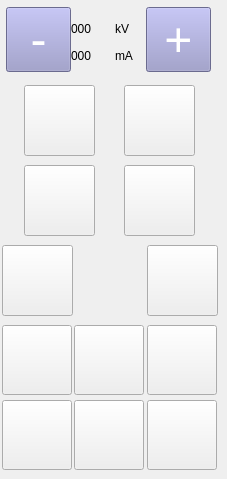
   <widget class="QWidget" name="tab_prep_left">
    <attribute name="title">
     <string>Preparation</string>
    </attribute>
    <widget class="TrigButton" name="trigButton_kvMinus">
     <property name="geometry">
      <rect>
       <x>6</x>
       <y>7</y>
       <width>65</width>
       <height>65</height>
      </rect>
     </property>
     <property name="styleSheet">
      <string notr="true">QPushButton{font: 36pt;} QPushButton:enabled{color:white; background:rgb(150,150,200);}QPushButton:!enabled{color:transparent; background:transparent;}</string>
     </property>
     <property name="text">
      <string>-</string>
     </property>
     <property name="buttonId">
      <number>1591</number>
     </property>
     <property name="continuousMode" stdset="0">
      <bool>true</bool>
     </property>
     <property name="iconNormal">
      <string/>
     </property>
    </widget>
    <widget class="TrigButton" name="trigButton_LeavesOut_2">
     <property name="geometry">
      <rect>
       <x>147</x>
       <y>400</y>
       <width>70</width>
       <height>70</height>
      </rect>
     </property>
     <property name="styleSheet">
      <string notr="true"/>
     </property>
     <property name="text">
      <string/>
     </property>
     <property name="buttonId">
      <number>1503</number>
     </property>
     <property name="continuousMode" stdset="0">
      <bool>true</bool>
     </property>
     <property name="iconNormal">
      <string>../icon/test/ColRotateRight.png</string>
     </property>
    </widget>
    <widget class="SwitchButton" name="switchButton_XrayOff">
     <property name="geometry">
      <rect>
       <x>147</x>
       <y>245</y>
       <width>71</width>
       <height>71</height>
      </rect>
     </property>
     <property name="styleSheet">
      <string notr="true"/>
     </property>
     <property name="text">
      <string/>
     </property>
     <property name="buttonId">
      <number>2047</number>
     </property>
     <property name="iconOn">
      <string>../icon/xrayblock_off.png</string>
     </property>
     <property name="iconOff">
      <string>../icon/xrayblock_on.png</string>
     </property>
    </widget>
    <widget class="RadioButton" name="radioButton_Fluo">
     <property name="geometry">
      <rect>
       <x>124</x>
       <y>85</y>
       <width>71</width>
       <height>71</height>
      </rect>
     </property>
     <property name="buttonId">
      <number>2062</number>
     </property>
     <property name="iconOn">
      <string>../icon/test/FluoroOn.png</string>
     </property>
     <property name="iconOff">
      <string>../icon/test/Fluoro.png</string>
     </property>
    </widget>
    <widget class="TrigButton" name="trigButton_LeavesIn">
     <property name="geometry">
      <rect>
       <x>74</x>
       <y>325</y>
       <width>70</width>
       <height>70</height>
      </rect>
     </property>
     <property name="styleSheet">
      <string notr="true"/>
     </property>
     <property name="text">
      <string/>
     </property>
     <property name="buttonId">
      <number>1850</number>
     </property>
     <property name="continuousMode" stdset="0">
      <bool>true</bool>
     </property>
     <property name="iconNormal">
      <string>../icon/test/LeavesIn.png</string>
     </property>
    </widget>
    <widget class="RadioButton" name="radioButton_Road">
     <property name="geometry">
      <rect>
       <x>124</x>
       <y>165</y>
       <width>71</width>
       <height>71</height>
      </rect>
     </property>
     <property name="buttonId">
      <number>2145</number>
     </property>
     <property name="iconOn">
      <string>../icon/test/RoadOn.png</string>
     </property>
     <property name="iconOff">
      <string>../icon/test/Road.png</string>
     </property>
    </widget>
    <widget class="TrigButton" name="trigButton_ResetBuzzer">
     <property name="geometry">
      <rect>
       <x>2</x>
       <y>245</y>
       <width>71</width>
       <height>71</height>
      </rect>
     </property>
     <property name="buttonId">
      <number>1201</number>
     </property>
     <property name="continuousMode" stdset="0">
      <bool>false</bool>
     </property>
     <property name="iconNormal">
      <string>../icon/test/ResetTimer.png</string>
     </property>
    </widget>
    <widget class="StaticLabel" name="maValue">
     <property name="geometry">
      <rect>
       <x>71</x>
       <y>40</y>
       <width>41</width>
       <height>32</height>
      </rect>
     </property>
     <property name="text">
      <string>000</string>
     </property>
     <property name="iconId">
      <number>4204</number>
     </property>
    </widget>
    <widget class="TrigButton" name="trigButton_Out">
     <property name="geometry">
      <rect>
       <x>2</x>
       <y>400</y>
       <width>70</width>
       <height>70</height>
      </rect>
     </property>
     <property name="styleSheet">
      <string notr="true"/>
     </property>
     <property name="text">
      <string/>
     </property>
     <property name="buttonId">
      <number>1508</number>
     </property>
     <property name="continuousMode" stdset="0">
      <bool>true</bool>
     </property>
     <property name="iconNormal">
      <string>../icon/test/Out.png</string>
     </property>
    </widget>
    <widget class="RadioButton" name="radioButton_Sub">
     <property name="geometry">
      <rect>
       <x>24</x>
       <y>165</y>
       <width>71</width>
       <height>71</height>
      </rect>
     </property>
     <property name="buttonId">
      <number>2064</number>
     </property>
     <property name="iconOn">
      <string>../icon/test/SubOn.png</string>
     </property>
     <property name="iconOff">
      <string>../icon/test/Sub.png</string>
     </property>
    </widget>
    <widget class="StaticLabel" name="maUnit">
     <property name="geometry">
      <rect>
       <x>115</x>
       <y>40</y>
       <width>31</width>
       <height>32</height>
      </rect>
     </property>
     <property name="text">
      <string>mA</string>
     </property>
     <property name="iconId">
      <number>4240</number>
     </property>
    </widget>
    <widget class="TrigButton" name="trigButton_LeavesOut">
     <property name="geometry">
      <rect>
       <x>74</x>
       <y>400</y>
       <width>70</width>
       <height>70</height>
      </rect>
     </property>
     <property name="styleSheet">
      <string notr="true"/>
     </property>
     <property name="text">
      <string/>
     </property>
     <property name="buttonId">
      <number>1851</number>
     </property>
     <property name="continuousMode" stdset="0">
      <bool>true</bool>
     </property>
     <property name="iconNormal">
      <string>../icon/test/LeavesOut.png</string>
     </property>
    </widget>
    <widget class="StaticLabel" name="kvValue">
     <property name="geometry">
      <rect>
       <x>71</x>
       <y>13</y>
       <width>41</width>
       <height>32</height>
      </rect>
     </property>
     <property name="text">
      <string>000</string>
     </property>
     <property name="iconId">
      <number>4203</number>
     </property>
    </widget>
    <widget class="TrigButton" name="trigButton_LeavesIn_2">
     <property name="geometry">
      <rect>
       <x>147</x>
       <y>325</y>
       <width>70</width>
       <height>70</height>
      </rect>
     </property>
     <property name="styleSheet">
      <string notr="true"/>
     </property>
     <property name="text">
      <string/>
     </property>
     <property name="buttonId">
      <number>1506</number>
     </property>
     <property name="continuousMode" stdset="0">
      <bool>true</bool>
     </property>
     <property name="iconNormal">
      <string>../icon/test/ColRotateLeft.png</string>
     </property>
    </widget>
    <widget class="TrigButton" name="trigButton_In">
     <property name="geometry">
      <rect>
       <x>2</x>
       <y>325</y>
       <width>70</width>
       <height>70</height>
      </rect>
     </property>
     <property name="styleSheet">
      <string notr="true"/>
     </property>
     <property name="text">
      <string/>
     </property>
     <property name="buttonId">
      <number>1507</number>
     </property>
     <property name="continuousMode" stdset="0">
      <bool>true</bool>
     </property>
     <property name="iconNormal">
      <string>../icon/test/In.png</string>
     </property>
    </widget>
    <widget class="TrigButton" name="trigButton_kvPlus">
     <property name="geometry">
      <rect>
       <x>146</x>
       <y>7</y>
       <width>65</width>
       <height>65</height>
      </rect>
     </property>
     <property name="styleSheet">
      <string notr="true">QPushButton{font: 36pt;} QPushButton:enabled{color:white; background:rgb(150,150,200);}QPushButton:!enabled{color:transparent; background:transparent;}</string>
     </property>
     <property name="text">
      <string>+</string>
     </property>
     <property name="buttonId">
      <number>1592</number>
     </property>
     <property name="continuousMode" stdset="0">
      <bool>true</bool>
     </property>
     <property name="iconNormal">
      <string/>
     </property>
    </widget>
    <widget class="StaticLabel" name="kvUnit">
     <property name="geometry">
      <rect>
       <x>115</x>
       <y>13</y>
       <width>31</width>
       <height>32</height>
      </rect>
     </property>
     <property name="text">
      <string>kV</string>
     </property>
     <property name="iconId">
      <number>4238</number>
     </property>
    </widget>
    <widget class="RadioButton" name="radioButton_DR">
     <property name="geometry">
      <rect>
       <x>24</x>
       <y>85</y>
       <width>71</width>
       <height>71</height>
      </rect>
     </property>
     <property name="buttonId">
      <number>2063</number>
     </property>
     <property name="iconOn">
      <string>../icon/test/SingleImageOn.png</string>
     </property>
     <property name="iconOff">
      <string>../icon/test/SingleImage.png</string>
     </property>
    </widget>
   </widget>
